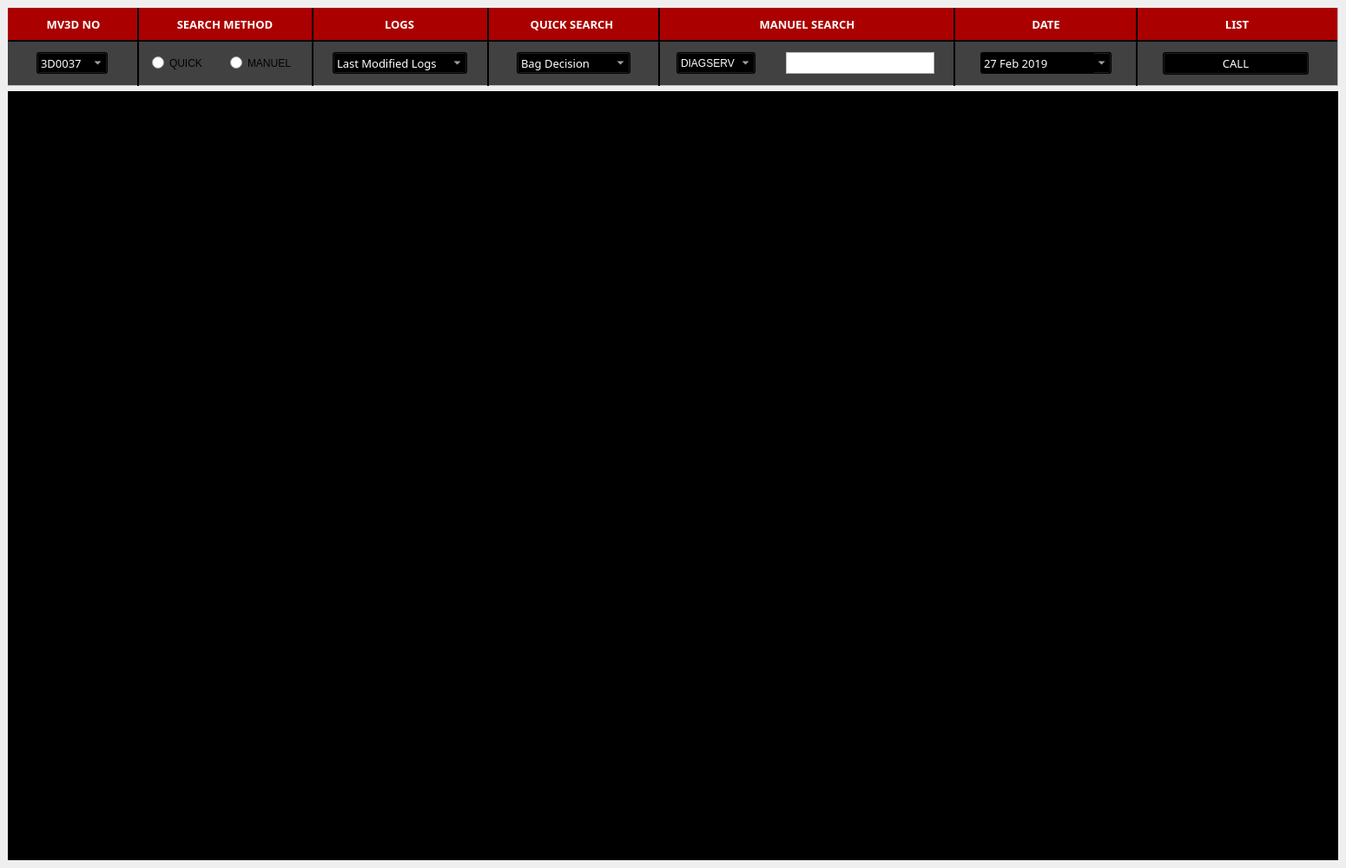
  <widget class="QDockWidget" name="bagdec">
   <property name="minimumSize">
    <size>
     <width>1550</width>
     <height>1000</height>
    </size>
   </property>
   <property name="maximumSize">
    <size>
     <width>1550</width>
     <height>1000</height>
    </size>
   </property>
   <property name="floating">
    <bool>true</bool>
   </property>
   <property name="windowTitle">
    <string>                                                                                                                                                                                       LOG SCREEN</string>
   </property>
   <attribute name="dockWidgetArea">
    <number>1</number>
   </attribute>
   <widget class="QWidget" name="dockWidgetContents">
    <layout class="QGridLayout" name="gridLayout_2">
     <item row="0" column="0">
      <widget class="QFrame" name="frame">
       <property name="minimumSize">
        <size>
         <width>0</width>
         <height>90</height>
        </size>
       </property>
       <property name="styleSheet">
        <string notr="true"/>
       </property>
       <property name="frameShape">
        <enum>QFrame::StyledPanel</enum>
       </property>
       <property name="frameShadow">
        <enum>QFrame::Raised</enum>
       </property>
       <widget class="QComboBox" name="grep_mv3d">
        <property name="geometry">
         <rect>
          <x>33</x>
          <y>51</y>
          <width>82</width>
          <height>25</height>
         </rect>
        </property>
        <property name="font">
         <font>
          <family>Sans Serif</family>
          <pointsize>10</pointsize>
          <weight>50</weight>
          <italic>false</italic>
          <bold>false</bold>
         </font>
        </property>
        <property name="focusPolicy">
         <enum>Qt::NoFocus</enum>
        </property>
        <property name="styleSheet">
         <string notr="true">background-color: rgb(0, 0, 0);
font: 10pt &quot;Sans Serif&quot;;
color: rgb(255, 255, 255);</string>
        </property>
        <item>
         <property name="text">
          <string>3D0037</string>
         </property>
        </item>
        <item>
         <property name="text">
          <string>3D0040</string>
         </property>
        </item>
        <item>
         <property name="text">
          <string>3D0035</string>
         </property>
        </item>
        <item>
         <property name="text">
          <string>3D0036</string>
         </property>
        </item>
        <item>
         <property name="text">
          <string>3D0038</string>
         </property>
        </item>
        <item>
         <property name="text">
          <string>3D0039</string>
         </property>
        </item>
        <item>
         <property name="text">
          <string>3D0025</string>
         </property>
        </item>
        <item>
         <property name="text">
          <string>3D0017</string>
         </property>
        </item>
        <item>
         <property name="text">
          <string>3D0023</string>
         </property>
        </item>
        <item>
         <property name="text">
          <string>3D0022</string>
         </property>
        </item>
        <item>
         <property name="text">
          <string>3D0033</string>
         </property>
        </item>
        <item>
         <property name="text">
          <string>3D0032</string>
         </property>
        </item>
        <item>
         <property name="text">
          <string>3D0020</string>
         </property>
        </item>
        <item>
         <property name="text">
          <string>3D0028</string>
         </property>
        </item>
        <item>
         <property name="text">
          <string>3D0021</string>
         </property>
        </item>
        <item>
         <property name="text">
          <string>3D0026</string>
         </property>
        </item>
        <item>
         <property name="text">
          <string>3D0027</string>
         </property>
        </item>
        <item>
         <property name="text">
          <string>3D0024</string>
         </property>
        </item>
        <item>
         <property name="text">
          <string>3D0044</string>
         </property>
        </item>
        <item>
         <property name="text">
          <string>3D0046</string>
         </property>
        </item>
        <item>
         <property name="text">
          <string>3D0043</string>
         </property>
        </item>
        <item>
         <property name="text">
          <string>3D0045</string>
         </property>
        </item>
        <item>
         <property name="text">
          <string>3D0041</string>
         </property>
        </item>
        <item>
         <property name="text">
          <string>3D0042</string>
         </property>
        </item>
       </widget>
       <widget class="QComboBox" name="grepperbox">
        <property name="geometry">
         <rect>
          <x>586</x>
          <y>51</y>
          <width>131</width>
          <height>25</height>
         </rect>
        </property>
        <property name="font">
         <font>
          <family>Sans Serif</family>
          <pointsize>10</pointsize>
          <weight>50</weight>
          <italic>false</italic>
          <bold>false</bold>
         </font>
        </property>
        <property name="focusPolicy">
         <enum>Qt::NoFocus</enum>
        </property>
        <property name="styleSheet">
         <string notr="true">background-color: rgb(0, 0, 0);
font: 10pt &quot;Sans Serif&quot;;
color: rgb(255, 255, 255);</string>
        </property>
        <item>
         <property name="text">
          <string>Bag Decision</string>
         </property>
        </item>
        <item>
         <property name="text">
          <string>Array Test</string>
         </property>
        </item>
        <item>
         <property name="text">
          <string>Flow Switch</string>
         </property>
        </item>
        <item>
         <property name="text">
          <string>HVPS Arc</string>
         </property>
        </item>
        <item>
         <property name="text">
          <string>Bad Detectors</string>
         </property>
        </item>
        <item>
         <property name="text">
          <string>IQTK Log</string>
         </property>
        </item>
       </widget>
       <widget class="Line" name="line">
        <property name="geometry">
         <rect>
          <x>140</x>
          <y>0</y>
          <width>20</width>
          <height>91</height>
         </rect>
        </property>
        <property name="autoFillBackground">
         <bool>false</bool>
        </property>
        <property name="frameShadow">
         <enum>QFrame::Plain</enum>
        </property>
        <property name="lineWidth">
         <number>2</number>
        </property>
        <property name="orientation">
         <enum>Qt::Vertical</enum>
        </property>
       </widget>
       <widget class="Line" name="line_2">
        <property name="geometry">
         <rect>
          <x>0</x>
          <y>30</y>
          <width>1531</width>
          <height>16</height>
         </rect>
        </property>
        <property name="frameShadow">
         <enum>QFrame::Plain</enum>
        </property>
        <property name="lineWidth">
         <number>2</number>
        </property>
        <property name="orientation">
         <enum>Qt::Horizontal</enum>
        </property>
       </widget>
       <widget class="Line" name="line_3">
        <property name="geometry">
         <rect>
          <x>740</x>
          <y>0</y>
          <width>20</width>
          <height>91</height>
         </rect>
        </property>
        <property name="frameShadow">
         <enum>QFrame::Plain</enum>
        </property>
        <property name="lineWidth">
         <number>2</number>
        </property>
        <property name="orientation">
         <enum>Qt::Vertical</enum>
        </property>
       </widget>
       <widget class="QDateTimeEdit" name="grepdate">
        <property name="geometry">
         <rect>
          <x>1120</x>
          <y>51</y>
          <width>151</width>
          <height>25</height>
         </rect>
        </property>
        <property name="font">
         <font>
          <family>Sans Serif</family>
          <pointsize>10</pointsize>
          <weight>50</weight>
          <italic>false</italic>
          <bold>false</bold>
         </font>
        </property>
        <property name="focusPolicy">
         <enum>Qt::NoFocus</enum>
        </property>
        <property name="styleSheet">
         <string notr="true">background-color: rgb(0, 0, 0);
font: 10pt &quot;Sans Serif&quot;;
color: rgb(255, 255, 255);</string>
        </property>
        <property name="date">
         <date>
          <year>2019</year>
          <month>2</month>
          <day>27</day>
         </date>
        </property>
        <property name="displayFormat">
         <string>dd MMM yyyy</string>
        </property>
        <property name="calendarPopup">
         <bool>true</bool>
        </property>
       </widget>
       <widget class="Line" name="line_4">
        <property name="geometry">
         <rect>
          <x>1080</x>
          <y>0</y>
          <width>20</width>
          <height>91</height>
         </rect>
        </property>
        <property name="frameShadow">
         <enum>QFrame::Plain</enum>
        </property>
        <property name="lineWidth">
         <number>2</number>
        </property>
        <property name="orientation">
         <enum>Qt::Vertical</enum>
        </property>
       </widget>
       <widget class="QLabel" name="label">
        <property name="geometry">
         <rect>
          <x>0</x>
          <y>0</y>
          <width>151</width>
          <height>38</height>
         </rect>
        </property>
        <property name="font">
         <font>
          <family>Sans Serif</family>
          <pointsize>10</pointsize>
          <weight>75</weight>
          <italic>false</italic>
          <bold>true</bold>
         </font>
        </property>
        <property name="styleSheet">
         <string notr="true">background-color: rgb(170, 0, 0);
font: 75 bold 10pt &quot;Sans Serif&quot;;
color: rgb(255, 255, 255);</string>
        </property>
        <property name="text">
         <string>MV3D NO</string>
        </property>
        <property name="alignment">
         <set>Qt::AlignCenter</set>
        </property>
       </widget>
       <widget class="QLabel" name="label_2">
        <property name="geometry">
         <rect>
          <x>550</x>
          <y>0</y>
          <width>199</width>
          <height>38</height>
         </rect>
        </property>
        <property name="font">
         <font>
          <family>Sans Serif</family>
          <pointsize>10</pointsize>
          <weight>75</weight>
          <italic>false</italic>
          <bold>true</bold>
         </font>
        </property>
        <property name="styleSheet">
         <string notr="true">background-color: rgb(170, 0, 0);
font: 75 bold 10pt &quot;Sans Serif&quot;;
color: rgb(255, 255, 255);</string>
        </property>
        <property name="text">
         <string>QUICK SEARCH</string>
        </property>
        <property name="alignment">
         <set>Qt::AlignCenter</set>
        </property>
       </widget>
       <widget class="QLabel" name="label_3">
        <property name="geometry">
         <rect>
          <x>1090</x>
          <y>0</y>
          <width>211</width>
          <height>38</height>
         </rect>
        </property>
        <property name="font">
         <font>
          <family>Sans Serif</family>
          <pointsize>10</pointsize>
          <weight>75</weight>
          <italic>false</italic>
          <bold>true</bold>
         </font>
        </property>
        <property name="styleSheet">
         <string notr="true">background-color: rgb(170, 0, 0);
font: 75 bold 10pt &quot;Sans Serif&quot;;
color: rgb(255, 255, 255);</string>
        </property>
        <property name="text">
         <string>DATE</string>
        </property>
        <property name="alignment">
         <set>Qt::AlignCenter</set>
        </property>
       </widget>
       <widget class="QPushButton" name="call_button">
        <property name="geometry">
         <rect>
          <x>1330</x>
          <y>51</y>
          <width>168</width>
          <height>26</height>
         </rect>
        </property>
        <property name="font">
         <font>
          <family>Sans Serif</family>
          <pointsize>10</pointsize>
          <weight>50</weight>
          <italic>false</italic>
          <bold>false</bold>
         </font>
        </property>
        <property name="styleSheet">
         <string notr="true">background-color: rgb(0, 0, 0);
font: 10pt &quot;Sans Serif&quot;;
color: rgb(255, 255, 255);</string>
        </property>
        <property name="text">
         <string>CALL</string>
        </property>
       </widget>
       <widget class="QLabel" name="label_4">
        <property name="geometry">
         <rect>
          <x>1300</x>
          <y>0</y>
          <width>231</width>
          <height>38</height>
         </rect>
        </property>
        <property name="font">
         <font>
          <family>Sans Serif</family>
          <pointsize>10</pointsize>
          <weight>75</weight>
          <italic>false</italic>
          <bold>true</bold>
         </font>
        </property>
        <property name="styleSheet">
         <string notr="true">background-color: rgb(170, 0, 0);
font: 75 bold 10pt &quot;Sans Serif&quot;;
color: rgb(255, 255, 255);</string>
        </property>
        <property name="text">
         <string>LIST</string>
        </property>
        <property name="alignment">
         <set>Qt::AlignCenter</set>
        </property>
       </widget>
       <widget class="QLabel" name="label_5">
        <property name="geometry">
         <rect>
          <x>0</x>
          <y>39</y>
          <width>1531</width>
          <height>50</height>
         </rect>
        </property>
        <property name="styleSheet">
         <string notr="true">background-color: rgb(65, 65, 65);</string>
        </property>
        <property name="text">
         <string/>
        </property>
       </widget>
       <widget class="Line" name="line_5">
        <property name="geometry">
         <rect>
          <x>1290</x>
          <y>0</y>
          <width>20</width>
          <height>91</height>
         </rect>
        </property>
        <property name="frameShadow">
         <enum>QFrame::Plain</enum>
        </property>
        <property name="lineWidth">
         <number>2</number>
        </property>
        <property name="orientation">
         <enum>Qt::Vertical</enum>
        </property>
       </widget>
       <widget class="QLabel" name="label_6">
        <property name="geometry">
         <rect>
          <x>750</x>
          <y>0</y>
          <width>341</width>
          <height>37</height>
         </rect>
        </property>
        <property name="font">
         <font>
          <family>Sans Serif</family>
          <pointsize>10</pointsize>
          <weight>75</weight>
          <italic>false</italic>
          <bold>true</bold>
         </font>
        </property>
        <property name="styleSheet">
         <string notr="true">background-color: rgb(170, 0, 0);
font: 75 bold 10pt &quot;Sans Serif&quot;;
color: rgb(255, 255, 255);</string>
        </property>
        <property name="text">
         <string>MANUEL SEARCH</string>
        </property>
        <property name="alignment">
         <set>Qt::AlignCenter</set>
        </property>
       </widget>
       <widget class="QRadioButton" name="manuelactive">
        <property name="geometry">
         <rect>
          <x>256</x>
          <y>51</y>
          <width>81</width>
          <height>25</height>
         </rect>
        </property>
        <property name="focusPolicy">
         <enum>Qt::NoFocus</enum>
        </property>
        <property name="styleSheet">
         <string notr="true">font: bold 9pt &quot;Sans Serif&quot;;


</string>
        </property>
        <property name="text">
         <string>MANUEL</string>
        </property>
        <property name="iconSize">
         <size>
          <width>24</width>
          <height>24</height>
         </size>
        </property>
       </widget>
       <widget class="QComboBox" name="manuelcombo">
        <property name="geometry">
         <rect>
          <x>770</x>
          <y>51</y>
          <width>91</width>
          <height>25</height>
         </rect>
        </property>
        <property name="focusPolicy">
         <enum>Qt::NoFocus</enum>
        </property>
        <property name="styleSheet">
         <string notr="true">background-color: rgb(0, 0, 0);
font: 9pt &quot;Sans Serif&quot;;
color: rgb(255, 255, 255);</string>
        </property>
        <item>
         <property name="text">
          <string>DIAGSERV</string>
         </property>
        </item>
        <item>
         <property name="text">
          <string>BHS LOG</string>
         </property>
        </item>
        <item>
         <property name="text">
          <string>BMS LOG</string>
         </property>
        </item>
        <item>
         <property name="text">
          <string>BIT LOG</string>
         </property>
        </item>
        <item>
         <property name="text">
          <string>SCS LOG</string>
         </property>
        </item>
       </widget>
       <widget class="QTextEdit" name="manuellabel">
        <property name="geometry">
         <rect>
          <x>896</x>
          <y>51</y>
          <width>171</width>
          <height>25</height>
         </rect>
        </property>
        <property name="verticalScrollBarPolicy">
         <enum>Qt::ScrollBarAlwaysOff</enum>
        </property>
        <property name="horizontalScrollBarPolicy">
         <enum>Qt::ScrollBarAlwaysOff</enum>
        </property>
       </widget>
       <widget class="QLabel" name="label_10">
        <property name="geometry">
         <rect>
          <x>352</x>
          <y>0</y>
          <width>198</width>
          <height>38</height>
         </rect>
        </property>
        <property name="font">
         <font>
          <family>Sans Serif</family>
          <pointsize>10</pointsize>
          <weight>75</weight>
          <italic>false</italic>
          <bold>true</bold>
         </font>
        </property>
        <property name="styleSheet">
         <string notr="true">background-color: rgb(170, 0, 0);
font: 75 bold 10pt &quot;Sans Serif&quot;;
color: rgb(255, 255, 255);</string>
        </property>
        <property name="text">
         <string>LOGS</string>
        </property>
        <property name="alignment">
         <set>Qt::AlignCenter</set>
        </property>
       </widget>
       <widget class="Line" name="line_9">
        <property name="geometry">
         <rect>
          <x>341</x>
          <y>0</y>
          <width>20</width>
          <height>91</height>
         </rect>
        </property>
        <property name="frameShadow">
         <enum>QFrame::Plain</enum>
        </property>
        <property name="lineWidth">
         <number>2</number>
        </property>
        <property name="orientation">
         <enum>Qt::Vertical</enum>
        </property>
       </widget>
       <widget class="QComboBox" name="log_selection_box">
        <property name="geometry">
         <rect>
          <x>374</x>
          <y>51</y>
          <width>155</width>
          <height>25</height>
         </rect>
        </property>
        <property name="font">
         <font>
          <family>Sans Serif</family>
          <pointsize>10</pointsize>
          <weight>50</weight>
          <italic>false</italic>
          <bold>false</bold>
         </font>
        </property>
        <property name="focusPolicy">
         <enum>Qt::NoFocus</enum>
        </property>
        <property name="styleSheet">
         <string notr="true">background-color: rgb(0, 0, 0);
font: 10pt &quot;Sans Serif&quot;;
color: rgb(255, 255, 255);</string>
        </property>
        <item>
         <property name="text">
          <string>Last Modified Logs</string>
         </property>
        </item>
        <item>
         <property name="text">
          <string>Detailed Logs</string>
         </property>
        </item>
        <item>
         <property name="text">
          <string>All Logs</string>
         </property>
        </item>
       </widget>
       <widget class="Line" name="line_6">
        <property name="geometry">
         <rect>
          <x>543</x>
          <y>0</y>
          <width>20</width>
          <height>91</height>
         </rect>
        </property>
        <property name="frameShadow">
         <enum>QFrame::Plain</enum>
        </property>
        <property name="lineWidth">
         <number>2</number>
        </property>
        <property name="orientation">
         <enum>Qt::Vertical</enum>
        </property>
       </widget>
       <widget class="QRadioButton" name="quickactive">
        <property name="geometry">
         <rect>
          <x>166</x>
          <y>51</y>
          <width>76</width>
          <height>25</height>
         </rect>
        </property>
        <property name="focusPolicy">
         <enum>Qt::NoFocus</enum>
        </property>
        <property name="styleSheet">
         <string notr="true">font: bold 9pt &quot;Sans Serif&quot;;


</string>
        </property>
        <property name="text">
         <string>QUICK</string>
        </property>
        <property name="iconSize">
         <size>
          <width>24</width>
          <height>24</height>
         </size>
        </property>
       </widget>
       <widget class="QLabel" name="label_7">
        <property name="geometry">
         <rect>
          <x>150</x>
          <y>0</y>
          <width>200</width>
          <height>38</height>
         </rect>
        </property>
        <property name="font">
         <font>
          <family>Sans Serif</family>
          <pointsize>10</pointsize>
          <weight>75</weight>
          <italic>false</italic>
          <bold>true</bold>
         </font>
        </property>
        <property name="styleSheet">
         <string notr="true">background-color: rgb(170, 0, 0);
font: 75 bold 10pt &quot;Sans Serif&quot;;
color: rgb(255, 255, 255);</string>
        </property>
        <property name="text">
         <string>SEARCH METHOD</string>
        </property>
        <property name="alignment">
         <set>Qt::AlignCenter</set>
        </property>
       </widget>
       <zorder>label_5</zorder>
       <zorder>manuelcombo</zorder>
       <zorder>call_button</zorder>
       <zorder>label_6</zorder>
       <zorder>grepdate</zorder>
       <zorder>log_selection_box</zorder>
       <zorder>manuellabel</zorder>
       <zorder>label_4</zorder>
       <zorder>label_7</zorder>
       <zorder>label_10</zorder>
       <zorder>label</zorder>
       <zorder>label_2</zorder>
       <zorder>grepperbox</zorder>
       <zorder>manuelactive</zorder>
       <zorder>label_3</zorder>
       <zorder>quickactive</zorder>
       <zorder>grep_mv3d</zorder>
       <zorder>line_5</zorder>
       <zorder>line_6</zorder>
       <zorder>line_4</zorder>
       <zorder>line_3</zorder>
       <zorder>line</zorder>
       <zorder>line_2</zorder>
       <zorder>line_9</zorder>
      </widget>
     </item>
     <item row="1" column="0">
      <widget class="QTextBrowser" name="bagdecision">
       <property name="font">
        <font>
         <family>Sans Serif</family>
         <pointsize>10</pointsize>
         <weight>50</weight>
         <italic>false</italic>
         <bold>false</bold>
        </font>
       </property>
       <property name="styleSheet">
        <string notr="true">background-color: rgb(0, 0, 0);
color: rgb(50, 244, 131);
font: 10pt &quot;Sans Serif&quot;;</string>
       </property>
      </widget>
     </item>
    </layout>
   </widget>
  </widget>
